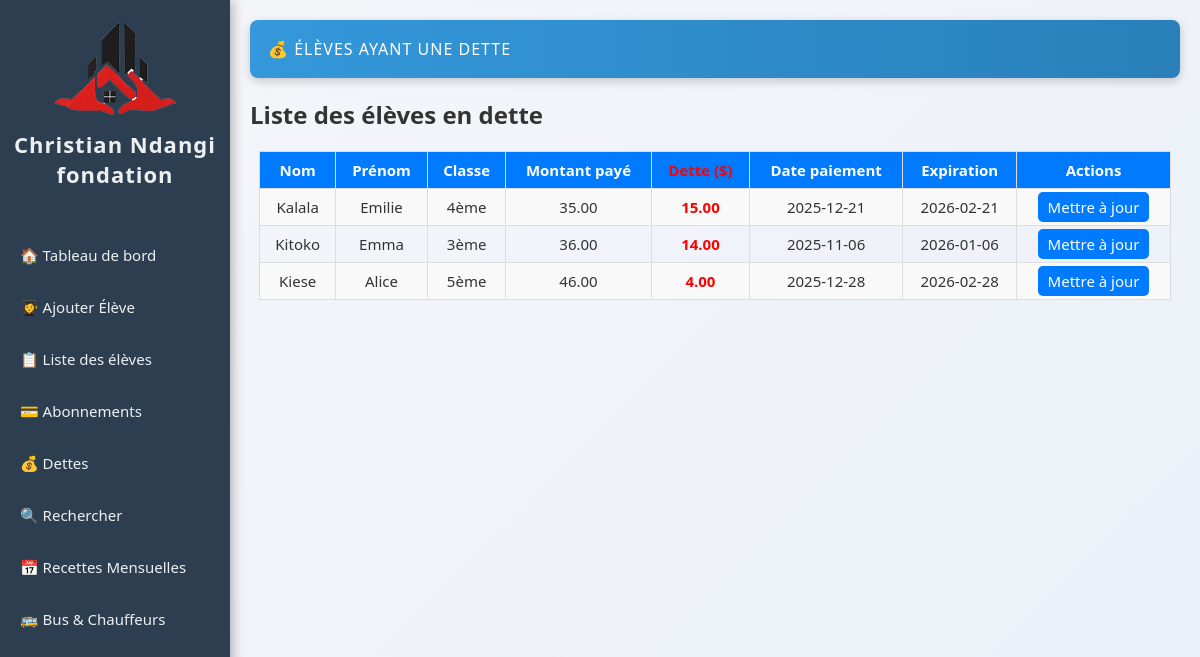
/.history/dette_20251112194639.php, run on an earlier commit of the app's database.
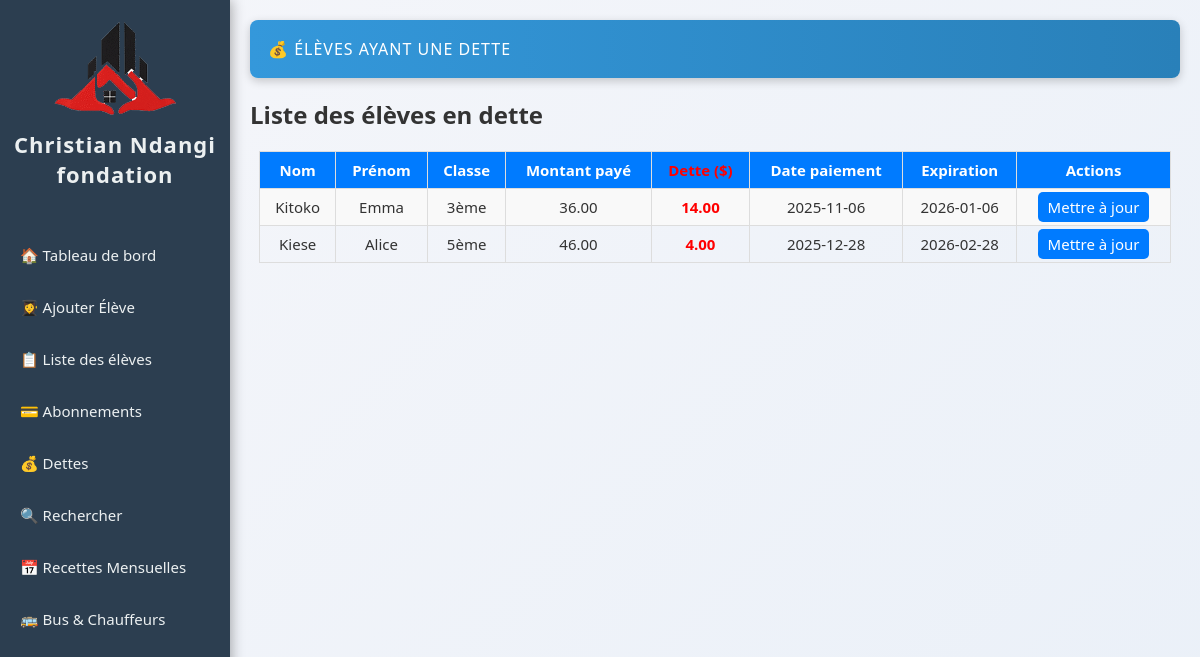
And on a later commit of the database.
### tables this page shows
CREATE TABLE `abonnements` (
  `id` int(11) NOT NULL AUTO_INCREMENT,
  `eleve_id` int(11) NOT NULL,
  `montant` decimal(10,2) NOT NULL,
  `date_paiement` date NOT NULL,
  `date_expiration` date NOT NULL,
  `dette` decimal(10,2) DEFAULT 0.00,
  PRIMARY KEY (`id`),
  KEY `eleve_id` (`eleve_id`),
  CONSTRAINT `abonnements_ibfk_1` FOREIGN KEY (`eleve_id`) REFERENCES `eleves` (`id`) ON DELETE CASCADE
);

CREATE TABLE `eleves` (
  `id` int(11) NOT NULL AUTO_INCREMENT,
  `nom` varchar(50) NOT NULL,
  `postnom` varchar(50) DEFAULT NULL,
  `prenom` varchar(50) NOT NULL,
  `avenue` varchar(100) DEFAULT NULL,
  `quartier` enum('Salongo','Gombele','Madrendele') DEFAULT NULL,
  `commune` enum('Lemba','Matete','Ngaba') DEFAULT NULL,
  `ecole` varchar(100) DEFAULT NULL,
  `cycle` enum('Maternelle','Primaire','Secondaire','Humanité') DEFAULT NULL,
  `classe` varchar(50) DEFAULT NULL,
  `age` int(11) DEFAULT NULL,
  `sexe` enum('M','F') DEFAULT NULL,
  `point_arret` enum('Kamutsha','Kilidja','Garage','Igota Nzambi','Musudja','Station Salongo','Route ByPass','Route Biangana') DEFAULT NULL,
  `parent_nom` varchar(100) DEFAULT NULL,
  `parent_tel` varchar(10) DEFAULT NULL,
  `date_ajout` datetime DEFAULT current_timestamp(),
  PRIMARY KEY (`id`)
);

### .history/dette_20251112194639.php (the view, shortened to what this page needs)
<?php
require 'db/database.php';
$stmt = $pdo->query("
    SELECT e.*,
           a.montant, a.date_paiement, a.date_expiration, a.dette
    FROM eleves e
    LEFT JOIN abonnements a ON e.id = a.eleve_id
    WHERE a.dette > 0
    ORDER BY a.dette DESC
");
$eleves = $stmt->fetchAll(PDO::FETCH_ASSOC);
?>
<!DOCTYPE html>
<html lang="fr">
<head>
    <link rel="stylesheet" href="css/style.css">
</head>
<body>
    <?php include 'sidebar.php'; ?>
    <div class="main-content">
        <header>💰 Élèves ayant une dette</header>
        <h2>Liste des élèves en dette</h2>
        <table>
            <tr>
                <th>Nom</th>
                <th>Prénom</th>
                <th>Classe</th>
                <th>Montant payé</th>
                <th class="dette">Dette ($)</th>
                <th>Date paiement</th>
                <th>Expiration</th>
                <th>Actions</th>
            </tr>
            <?php if (!empty($eleves)): ?>
                <?php foreach ($eleves as $e): ?>
                <tr>
                    <td><?= htmlspecialchars($e['nom']) ?></td>
                    <td><?= htmlspecialchars($e['prenom']) ?></td>
                    <td><?= htmlspecialchars($e['classe']) ?></td>
                    <td><?= $e['montant'] ?? 0 ?></td>
                    <td class="dette"><?= $e['dette'] ?? 0 ?></td>
                    <td><?= $e['date_paiement'] ?? '-' ?></td>
                    <td><?= $e['date_expiration'] ?? '-' ?></td>
                    <td>
                        <a class="btn" href="gerer_abonnement.php?eleve_id=<?= $e['id'] ?>">Mettre à jour</a>
                    </td>
                </tr>
                <?php endforeach; ?>
            <?php else: ?>
                <tr><td colspan="8">✅ Aucun élève n’a de dette pour le moment.</td></tr>
            <?php endif; ?>
        </table>
    </div>
</body>
</html>

What changed in the data, as far as the page shows it:
no longer on this page (row edited): abonnements: eleve.nom "Kalala", eleve.prenom "Emilie", eleve.classe "4ème", montant "35.00", dette "15.00", date_paiement "2025-12-21", date_expiration "2026-02-21"
